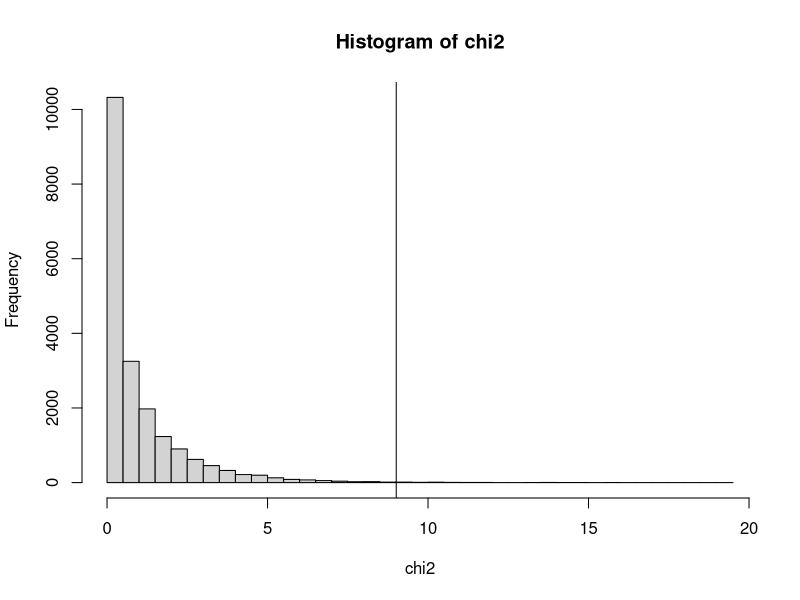

R code for this plot:
#LAB11: Chi-Squared Lab
#Author: Leila Erbay

setwd("/Users/LeilaErbay/Desktop/LevelNeu2018/Labs/Lab11")

#Test for independence 
test1 <- chisq.test(rbind(c(42,203),c(7,114)),correct= FALSE)
pVal_test1 <- test1[["p.value"]]

test2 <-chisq.test(rbind(c(42,7),c(203,114)),correct= FALSE)
pVal_test2 <- test2[["p.value"]]

mx1_observed<- rbind(c(42,203),c(7,114))

mx1 <- as.table(rbind(c(42,203),c(7,114)))
mx1_wMargins<-addmargins(mx1)
mx1_wMargins

mx1_wMarginsProb <- matrix(nrow=3, ncol=3)
for(i in 1:nrow(mx1_wMargins)){
  for(j in 1:ncol(mx1_wMargins)){
    mx1_wMarginsProb[i,j] <-mx1_wMargins[i,j]/mx1_wMargins[nrow(mx1_wMargins),ncol(mx1_wMargins)]
    
    }
}

mx1_observedProb <- matrix(nrow=2, ncol=2)
#OBSERVED Probabilities
for(i in 1:nrow(mx1_wMargins)-1){
  for(j in 1:ncol(mx1_wMargins)-1){
    mx1_observedProb[i,j] <- mx1_wMarginsProb[i,ncol(mx1_wMarginsProb)]*mx1_wMarginsProb[nrow(mx1_wMarginsProb),j]
    
  }
}

  
#test stat: INDEPENDENCE
testStat <- chisq.test(mx1_observed, correct= FALSE)

expectedMatrix <- matrix(nrow=2, ncol=2)

for(i in 1:nrow(expectedMatrix)){
  for(j in 1:ncol(expectedMatrix)){
   expectedMatrix[i,j] <- mx1_wMargins[i,ncol(mx1_wMargins)]*mx1_wMargins[nrow(mx1_wMargins),j]/mx1_wMargins[nrow(mx1_wMargins), ncol(mx1_wMargins)]
  }
}

mx3_observed <- rbind(c(49, 196), c(0,121))
testStat3 <- chisq.test(mx3_observed, correct = F)

mx2_observed <- rbind(c(33,212), cbind(16,105))

testStat2_indpt <- chisq.test(mx2_observed, correct = F)


### part f - SIMULATION ###
chi2 <- rchisq(20000, df=1)
hist(chi2, 30)
abline(v=9.01)
length(chi2[chi2 > 5])
length(chi2)
471/20000

### FISHER TEST ON FIRST SET OF DATA:
fisher.test(rbind(c(42,203),c(7,114)))


#### F TEST
var2 <- 3.42^2
var1 <- 3.63^2
f_test <-var2/var1   #var2 < var1
#df = 49, 49
pval <- pf(var2/var1, 49, 49, lower.tail = T)
pval2 <- pf(var1/var2, 49, 49, lower.tail= F)
